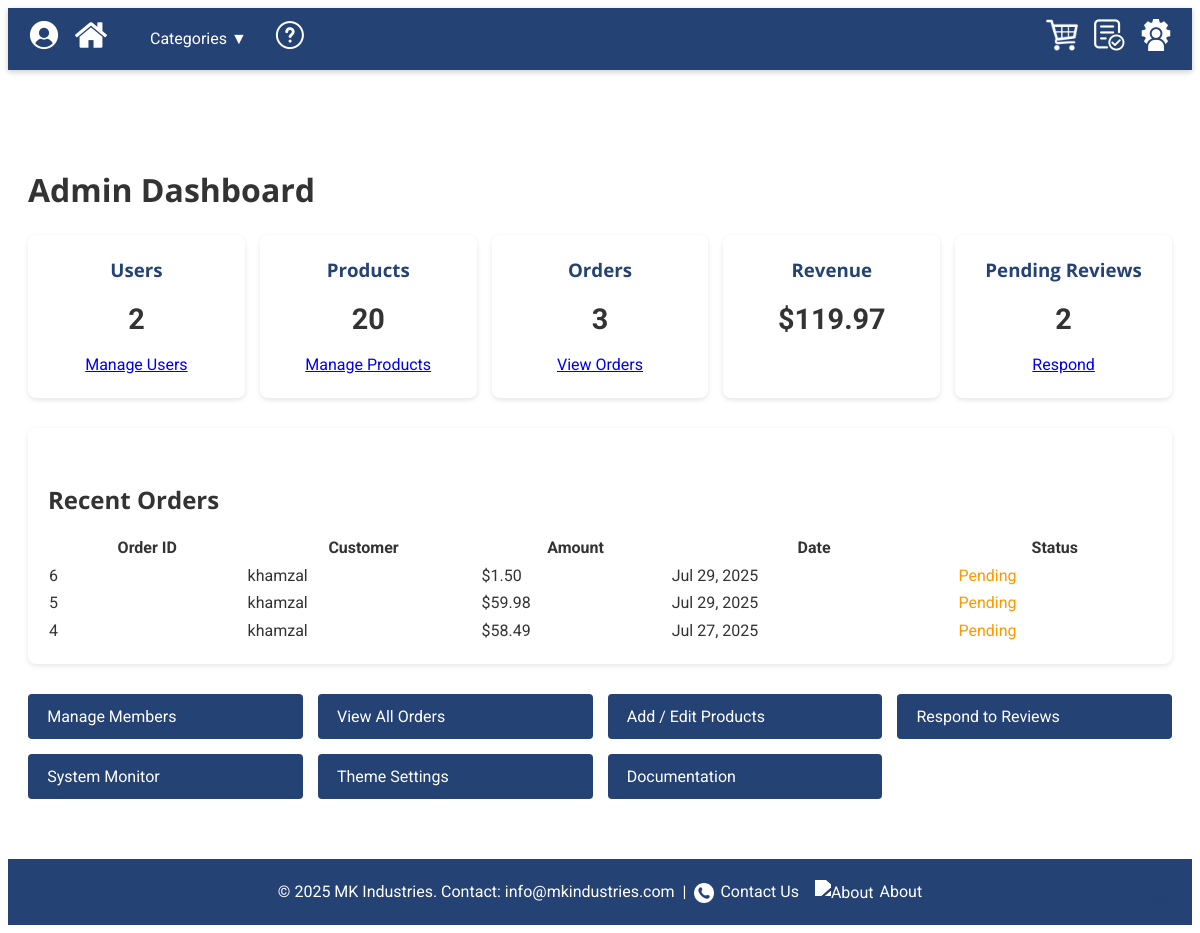
/admin/index.php (signed in), run on the app's committed database.
### tables this page shows
CREATE TABLE `orders` (
  `order_id` int(11) NOT NULL,
  `customer_name` varchar(100) NOT NULL,
  `customer_email` varchar(100) NOT NULL,
  `total` decimal(10,2) NOT NULL,
  `order_date` datetime NOT NULL DEFAULT current_timestamp(),
  `user_id` int(11) NOT NULL,
  `status` enum('pending','paid','shipped','cancelled') NOT NULL DEFAULT 'pending',
  `total_amount` decimal(12,2) NOT NULL,
  `ordered_at` timestamp NOT NULL DEFAULT current_timestamp()
);

CREATE TABLE `users` (
  `user_id` int(11) NOT NULL,
  `username` varchar(50) NOT NULL,
  `email` varchar(100) NOT NULL,
  `password_hash` varchar(255) NOT NULL,
  `role` enum('customer','admin') NOT NULL DEFAULT 'customer',
  `is_active` tinyint(1) NOT NULL DEFAULT 1,
  `status` enum('active','disabled') NOT NULL DEFAULT 'active',
  `created_at` timestamp NOT NULL DEFAULT current_timestamp()
);

### db.php (called while the page is built, shortened)
<?php
class Database {
    private $host     = '127.0.0.1';
    private $db_name  = 'schoolstore_db';
    private $username = 'root';
    private $password = '';
    public  $conn;
    public function getConnection() {
        if ($this->conn === null) {
            try {
                $this->conn = new PDO(
                    "mysql:host={$this->host};dbname={$this->db_name};charset=utf8mb4",
                    $this->username,
                    $this->password
                );
                $this->conn->setAttribute(PDO::ATTR_ERRMODE, PDO::ERRMODE_EXCEPTION);
            } catch (PDOException $e) {
                echo "Connection error: " . $e->getMessage();
                exit;
            }
        }
        return $this->conn;
    }
    public function query($sql, $params = []) {
        $stmt = $this->conn->prepare($sql);
        $stmt->execute($params);
        return $stmt;
    }
}

### admin/index.php (the view, shortened to what this page needs)
<?php
$root = '../';
require_once $root.'db.php';
$db = new Database();
$stats = [
    'users' => $db->query("SELECT COUNT(*) FROM users")->fetchColumn(),
    'products' => $db->query("SELECT COUNT(*) FROM products")->fetchColumn(),
    'orders' => $db->query("SELECT COUNT(*) FROM orders")->fetchColumn(),
    'revenue' => $db->query("SELECT IFNULL(SUM(total), 0) FROM orders")->fetchColumn(),
    'pending_reviews' => $db->query("SELECT COUNT(*) FROM reviews WHERE admin_response IS NULL OR admin_response = ''")->fetchColumn()
];
$recentOrders = $db->query("
    SELECT o.order_id, u.username, o.total, o.order_date, o.status
    FROM orders o
    JOIN users u ON o.user_id = u.user_id
    ORDER BY o.order_date DESC
    LIMIT 5
")->fetchAll();
include $root.'header.php';
?>
<main class="admin-dashboard">
  <h1>Admin Dashboard</h1>
  <div class="stat-cards">
    <div class="stat-card">
      <h3>Users</h3>
      <div class="value"><?= $stats['users'] ?></div>
      <a href="users.php">Manage Users</a>
    </div>
    <div class="stat-card">
      <h3>Products</h3>
      <div class="value"><?= $stats['products'] ?></div>
      <a href="products.php">Manage Products</a>
    </div>
    <div class="stat-card">
      <h3>Orders</h3>
      <div class="value"><?= $stats['orders'] ?></div>
      <a href="orders.php">View Orders</a>
    </div>
    <div class="stat-card">
      <h3>Revenue</h3>
      <div class="value">$<?= number_format($stats['revenue'], 2) ?></div>
    </div>
    <div class="stat-card">
      <h3>Pending Reviews</h3>
      <div class="value"><?= $stats['pending_reviews'] ?></div>
      <a href="reviews.php">Respond</a>
    </div>
  </div>
  <div class="recent-orders">
    <h2>Recent Orders</h2>
    <table style="width:100%; border-collapse:collapse;">
      <thead>
        <tr>
          <th>Order ID</th>
          <th>Customer</th>
          <th>Amount</th>
          <th>Date</th>
          <th>Status</th>
        </tr>
      </thead>
      <tbody>
        <?php foreach($recentOrders as $order): ?>
        <tr>
          <td><?= $order['order_id'] ?></td>
          <td><?= htmlspecialchars($order['username']) ?></td>
          <td>$<?= number_format($order['total'], 2) ?></td>
          <td><?= date('M j, Y', strtotime($order['order_date'])) ?></td>
          <td class="status-<?= $order['status'] ?>">
            <?= ucfirst($order['status']) ?>
          </td>
        </tr>
        <?php endforeach; ?>
      </tbody>
    </table>
  </div>
  <div class="quick-actions">
    <a href="users.php" class="button">Manage Members</a>
    <a href="orders.php" class="button">View All Orders</a>
    <a href="products.php" class="button">Add / Edit Products</a>
    <a href="reviews.php" class="button">Respond to Reviews</a>
    <a href="monitor.php" class="button">System Monitor</a>
    <a href="theme_settings.php" class="button">Theme Settings</a>
    <a href="docs.php" class="button">Documentation</a>
  </div>
</main>
<?php include $root.'footer.php'; ?>

### assets/css/styles.css (style rules this page uses)
:root { --primary-color: #244273; --secondary-color: #f0f0f0; --accent-color: #66c; --font-sans: 'Roboto', sans-serif; --font-heading: 'Open Sans', sans-serif; }
body { font-family: var(--font-sans); line-height: 1.6; color: #333; }
h1, h2, h3, h4 { font-family: var(--font-heading); margin-top: 1.4em; margin-bottom: 0.6em; }
.button { background: var(--primary-color); color: #fff; border: none; padding: 0.6rem 1.2rem; font-size: 1rem; cursor: pointer; border-radius: 4px; transition: background-color 0.3s ease, transform 0.2s ease; }

### admin/index.php (style rules this page uses)
.admin-dashboard { max-width: 1200px; margin: 30px auto; padding: 20px; }
.stat-cards { display: grid; grid-template-columns: repeat(auto-fill, minmax(200px, 1fr)); gap: 15px; margin-bottom: 30px; }
.stat-card { background: #fff; padding: 20px; border-radius: 8px; box-shadow: 0 2px 5px rgba(0,0,0,0.1); text-align: center; }
.stat-card h3 { margin-top: 0; color: var(--primary-color); }
.stat-card .value { font-size: 1.8em; font-weight: bold; margin: 10px 0; }
.recent-orders { background: #fff; padding: 20px; border-radius: 8px; box-shadow: 0 2px 5px rgba(0,0,0,0.1); margin-bottom: 30px; }
.quick-actions { display: grid; grid-template-columns: repeat(auto-fill, minmax(250px, 1fr)); gap: 15px; }
.status-pending { color: #ff9800; }

### data on the page
orders: order_id "6", user.username "khamzal", total "1.50", order_date "Jul 29, 2025", status "Pending"
orders: order_id "5", user.username "khamzal", total "59.98", order_date "Jul 29, 2025", status "Pending"
orders: order_id "4", user.username "khamzal", total "58.49", order_date "Jul 27, 2025", status "Pending"

### other printed values
$stats['users'] "2"
$stats['products'] "20"
$stats['orders'] "3"
$stats['revenue'] "119.97"
$stats['pending_reviews'] "2"
